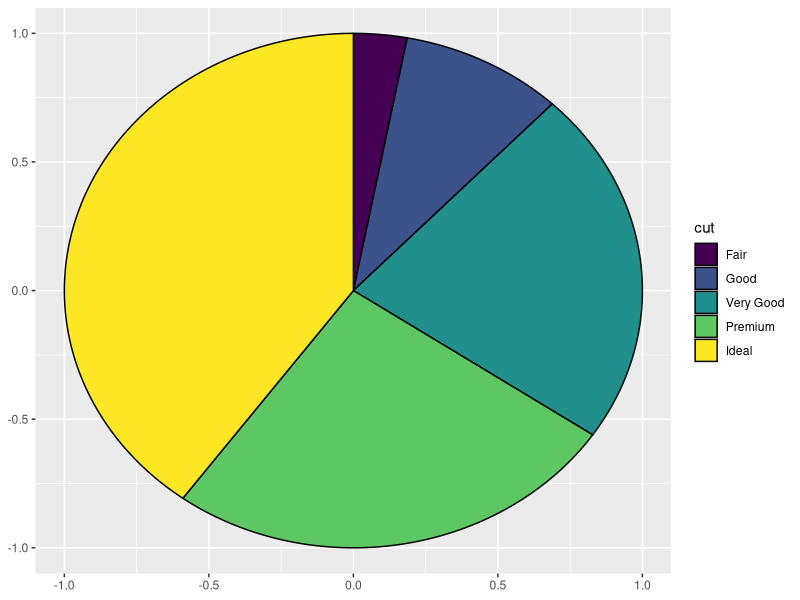
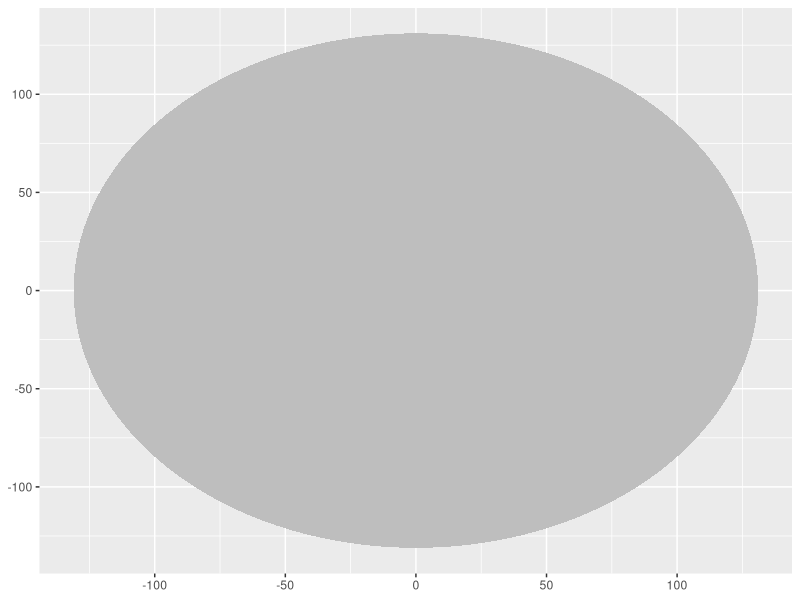
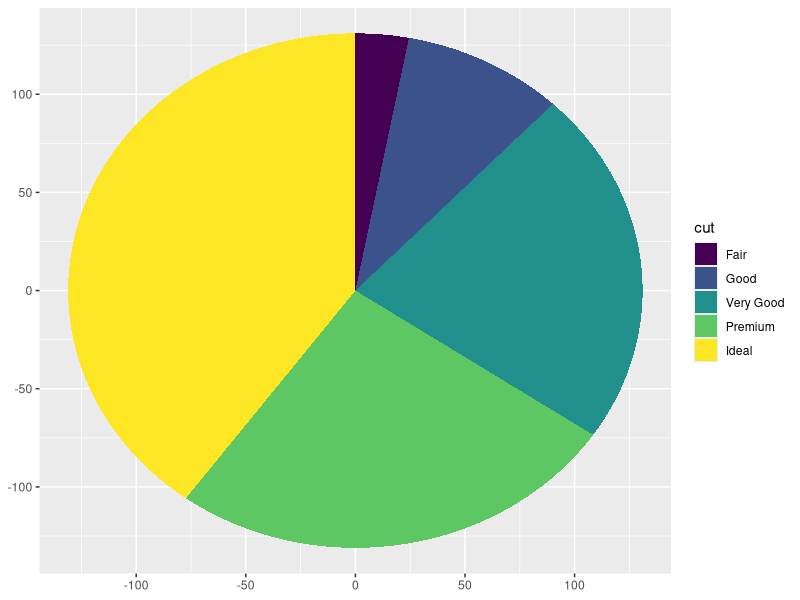
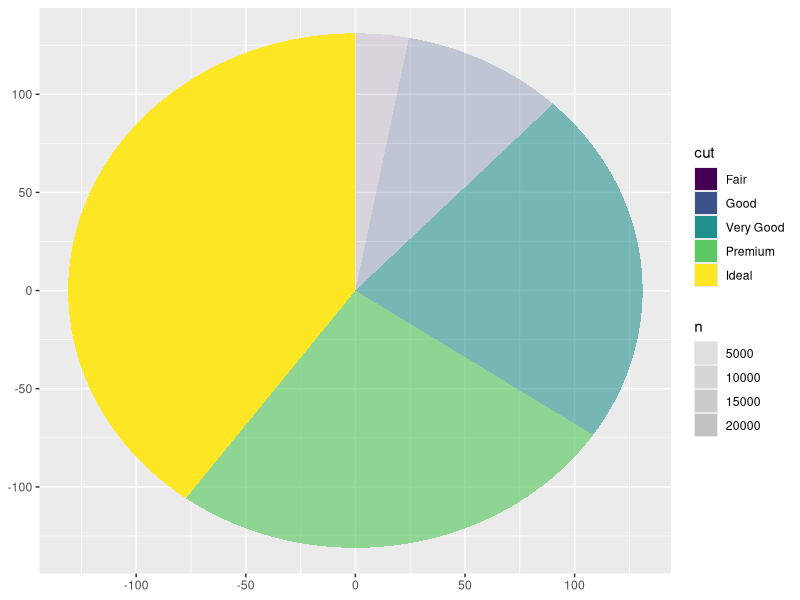
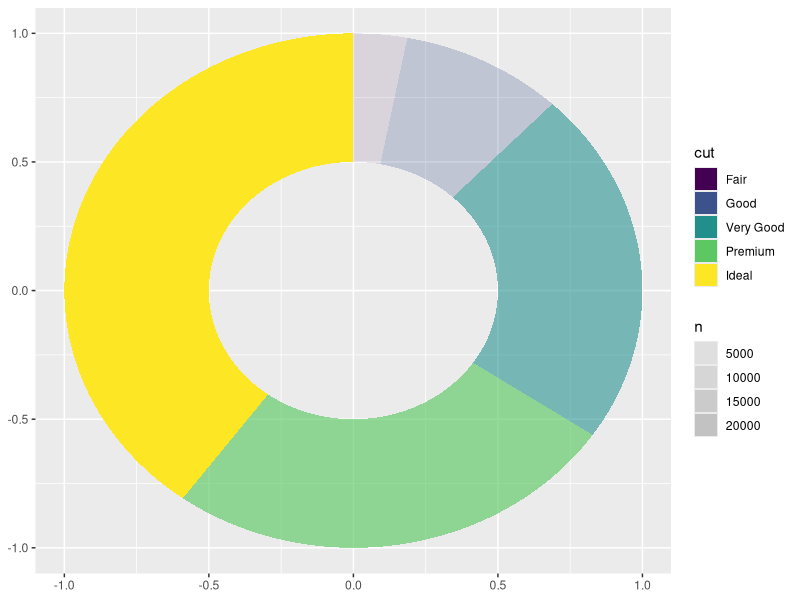
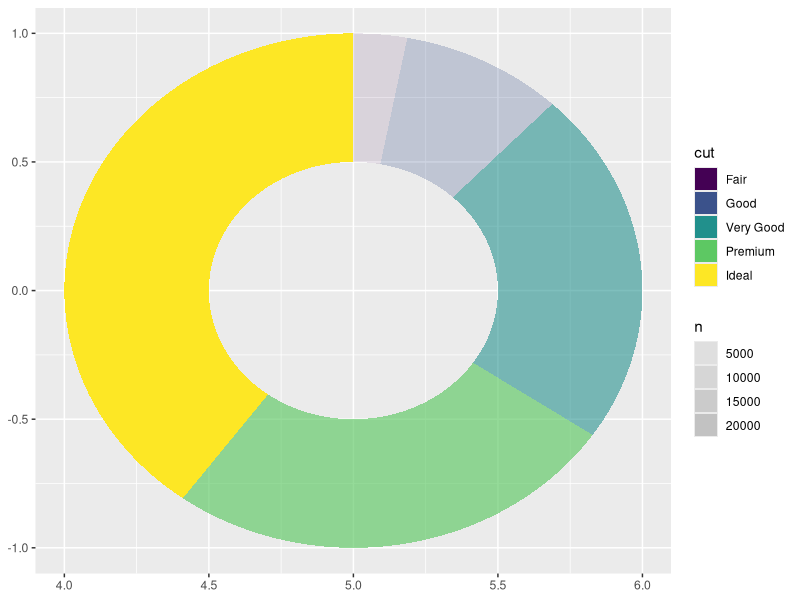
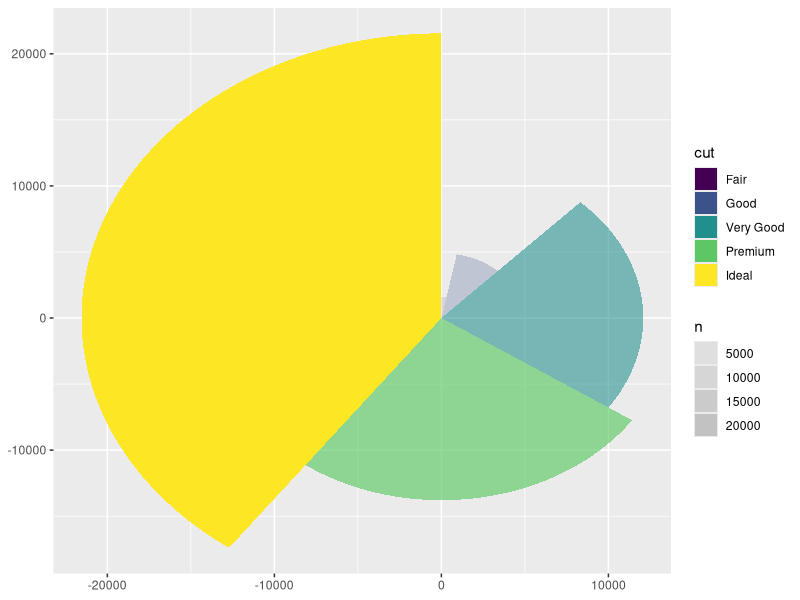
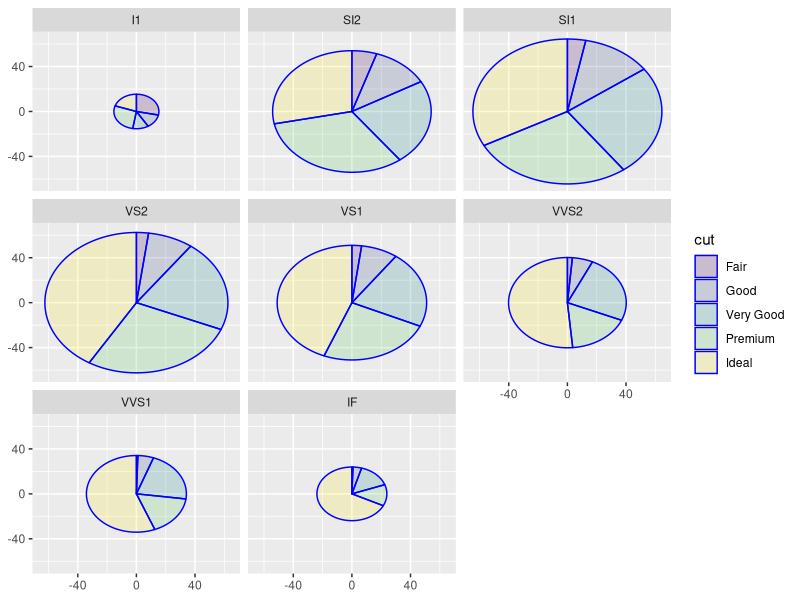

Recreate these plots in R, in order.
## ---- chunk 1
knitr::opts_chunk$set(echo = TRUE)
options(tidyverse.quiet = TRUE)
## ---- chunk 2
library(ggplot2)
library(tidyverse)
diamonds %>% 
  count(cut) %>% 
  ggplot() + 
  aes(amount = n, r0 = 0, r = 1, fill = cut, x0 = 0, y0 = 0) + 
  ggforce::stat_pie()

## ---- chunk 3
compute_panel_wedge <- function(data, scales, n = 360, sep = 0){
  
  # defaulting aesthetics, instead of requiring
  if(!("x0" %in% names(data))){data$x0 <- 0}
  if(!("y0" %in% names(data))){data$y0 <- 0}
  if(!("r0" %in% names(data))){data$r0 <- 0}
  if(!("r" %in% names(data))) {data$r  <- sqrt(sum(data$amount)/pi)} # area will be equal to amount
  
  # maybe change 'amount' to 'weight'?
  
  
  # piggybacking from StatPie
  ggforce::StatPie$compute_panel(data, scales = scales, n = n, sep = sep)
  
}
## ---- chunk 4
#     For reference... showing the abreviated ggforce::StatPie 
#     StatPie <- ggproto('StatPie', Stat,
#       compute_panel = function(data, scales, n = 360, sep = 0) {.......},
#       required_aes = c('x0', 'y0', 'r0', 'r', 'amount'),
#       default_aes = aes(explode = NULL)
#     )

StatWedge <- ggplot2::ggproto(
  `_class` = 'StatWedge', 
  `_inherit` = ggplot2::Stat,
  compute_panel = compute_panel_wedge,
  required_aes = c('amount'),
  default_aes = ggplot2::aes(x0 = NULL, y0 = NULL, 
                             r0 = NULL, r = NULL, 
                             explode = NULL)
)

# Gentle modification from ggforce::GeomArcBar, changing color (was black) and fill (was NA) defaults 
GeomArcWedge <- ggplot2::ggproto('GeomArcWedge', ggforce::GeomShape,
  default_aes = ggforce:::combine_aes(ggforce::GeomShape$default_aes, 
                                      ggplot2::aes(colour = NA, fill = "grey"))
)


## ---- chunk 5
geom_wedge <- function(mapping = NULL, data = NULL, geom = 'arc_wedge',
                     position = 'identity', n = 360, sep = 0, na.rm = FALSE,
                     show.legend = NA, inherit.aes = TRUE, ...) {
  layer(
    stat = StatWedge, data = data, mapping = mapping, geom = geom,
    position = position, show.legend = show.legend, inherit.aes = inherit.aes,
    params = list(na.rm = na.rm, n = n, sep = sep, ...)
  )
}
## ---- chunk 6
library(tidyverse)
diamonds %>% 
  count(cut) %>% 
  ggplot() + 
  aes(amount = n) + 
  geom_wedge()

last_plot() + 
  aes(fill = cut)
  
last_plot() + 
  aes(alpha = n)

last_plot() + 
  aes(r0 = .5, r = 1)

last_plot() + 
  aes(x0 = 5)

last_plot() + 
  aes(r = n)

diamonds |>
  count(cut, clarity) |> 
  ggplot() + 
  facet_wrap(~clarity) +
  geom_wedge(color = "blue", alpha = .2) + 
  aes(amount = n, fill = cut)

last_plot() + 
  aes(r = 1) # back to unit circle...

## ---- chunk 7
Titanic %>% 
  data.frame() %>% 
  uncount(Freq) ->
tidyTitanic

tidyTitanic %>% 
  count(Sex, Survived) %>% 
  ggplot() + 
  aes(amount = n, fill = Sex) + 
  geom_wedge()

last_plot() + 
  facet_wrap(~Sex)

## Bayesian thinking
# Given Female, prob survived
last_plot() + 
  aes(fill = Survived)

# Given Survived, prob female
last_plot() + 
  facet_wrap(~Survived) + 
  aes(fill = Sex)

last_plot() + 
  aes(explode = c(0,0, 5, 0))

## ---- chunk 8
tidyTitanic %>% 
  ggplot() + 
  aes(fill = Sex, amount = 1) + 
  geom_wedge()
  
last_plot() +
  aes(fill = sort(Sex))
